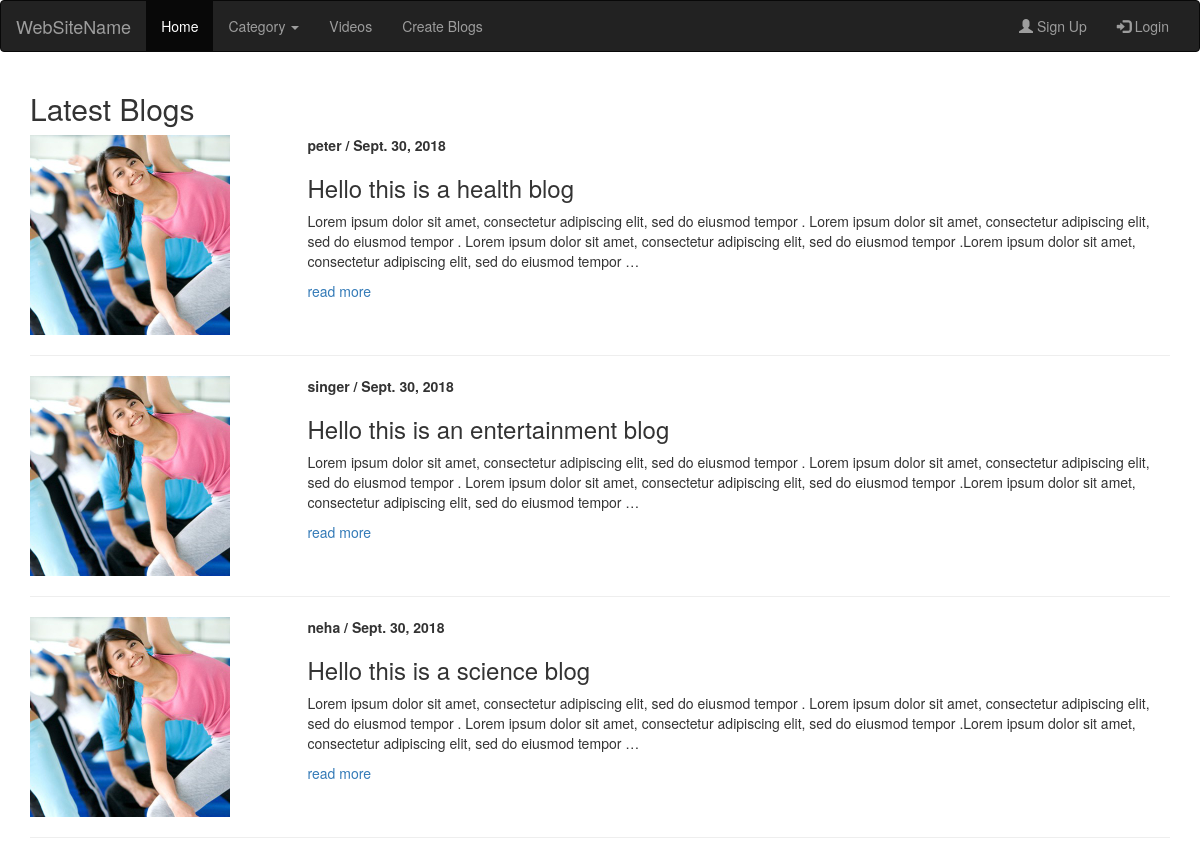
Screenshot of /blog/ with the database file from the repository.
### blog/models.py (models this page shows, shortened)
class blog_article(models.Model):
    author=models.CharField(max_length=20)
    password=models.CharField(max_length=20)
    category=models.CharField(max_length=20)
    title=models.CharField(max_length=100)
    content=models.TextField()
    image=models.CharField(max_length=100)
    date=models.DateField(auto_now_add=True)

### blog/views.py (the view)
def home(request):
    article=models.blog_article.objects.all()
    context={
        "article":article
    }
    return render(request,'home.html',context)

### blog/templates/home.html (shortened to what this page needs)
<!DOCTYPE html>
<html lang="en">
<head>
    <link rel="stylesheet" href="https://maxcdn.bootstrapcdn.com/bootstrap/3.3.7/css/bootstrap.min.css">
</head>
{% load staticfiles %}
<body>
<nav class="navbar navbar-inverse">
    <div class="container-fluid">
        <div class="navbar-header">
            <a class="navbar-brand" href="#">WebSiteName</a>
        </div>
        <div class="collapse navbar-collapse" id="myNavbar">
            <ul class="nav navbar-nav">
                <li class="active"><a href="#">Home</a></li>
                <li class="dropdown">
                    <a class="dropdown-toggle" data-toggle="dropdown" href="#">Category <span class="caret"></span></a>
                </li>
                <li><a href="#">Videos</a></li>
                <li><a href="#">Create Blogs</a></li>
            </ul>
            <ul class="nav navbar-nav navbar-right">
                <li><a href="#"><span class="glyphicon glyphicon-user"></span> Sign Up</a></li>
                <li><a href="#"><span class="glyphicon glyphicon-log-in"></span> Login</a></li>
            </ul>
        </div>
    </div>
</nav>
<div class="container">
    <h2>Latest Blogs</h2>
    {% for dt in article %}
    <div class="row">
        <div class="col-md-3">
            <img src="{% static '/images/p1.jpg' %}" class="img-responsive" width='200' height='200'>
        </div>
        <div class="col-md-9" style="text-align: -webkit-left; padding-left: 0px;">
            <b>{{ dt.author }} / {{ dt.date }}</b>
            <h3>{{ dt.title}}</h3>
            <p>{{ dt.content|truncatewords:50 }}</p><a href="{{dt.id}}">read more</a>
        </div>
    </div>
    <hr>
    {% endfor %}
</div>
</body>
</html>

### rows the page displays
blog_article: author "peter", date "Sept. 30, 2018", title "Hello this is a health blog", content "Lorem ipsum dolor sit amet, consectetur adipiscing elit, sed do eiusmod tempor . Lorem ipsum dolor sit amet, consectetur adipiscing elit, sed do eiusmod tempor . Lorem ipsum dolor sit amet, consectetur adipiscing elit, sed do eiusmod tempor .Lorem ipsum dolor sit amet, consectetur adipiscing elit, sed do eiusmod tempor …"
blog_article: author "singer", date "Sept. 30, 2018", title "Hello this is an entertainment blog", content "Lorem ipsum dolor sit amet, consectetur adipiscing elit, sed do eiusmod tempor . Lorem ipsum dolor sit amet, consectetur adipiscing elit, sed do eiusmod tempor . Lorem ipsum dolor sit amet, consectetur adipiscing elit, sed do eiusmod tempor .Lorem ipsum dolor sit amet, consectetur adipiscing elit, sed do eiusmod tempor …"
blog_article: author "neha", date "Sept. 30, 2018", title "Hello this is a science blog", content "Lorem ipsum dolor sit amet, consectetur adipiscing elit, sed do eiusmod tempor . Lorem ipsum dolor sit amet, consectetur adipiscing elit, sed do eiusmod tempor . Lorem ipsum dolor sit amet, consectetur adipiscing elit, sed do eiusmod tempor .Lorem ipsum dolor sit amet, consectetur adipiscing elit, sed do eiusmod tempor …"
